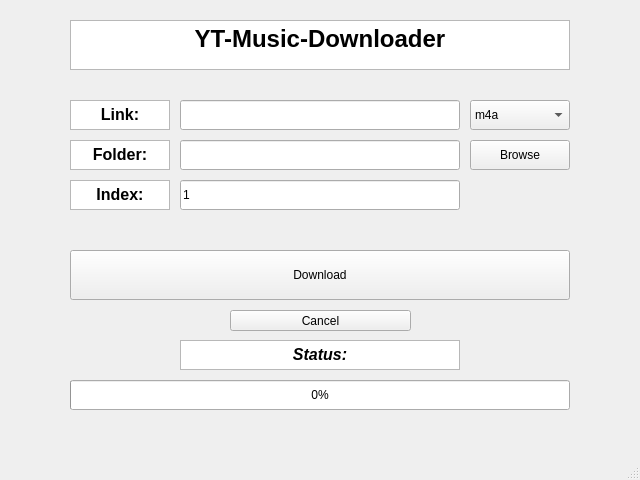
<?xml version="1.0" encoding="UTF-8"?>
<ui version="4.0">
 <class>MainWindow</class>
 <widget class="QMainWindow" name="MainWindow">
  <property name="geometry">
   <rect>
    <x>0</x>
    <y>0</y>
    <width>640</width>
    <height>480</height>
   </rect>
  </property>
  <property name="windowTitle">
   <string>MainWindow</string>
  </property>
  <widget class="QWidget" name="centralwidget">
   <widget class="QComboBox" name="file_type">
    <property name="geometry">
     <rect>
      <x>470</x>
      <y>100</y>
      <width>100</width>
      <height>30</height>
     </rect>
    </property>
    <item>
     <property name="text">
      <string>m4a</string>
     </property>
    </item>
    <item>
     <property name="text">
      <string>mp3</string>
     </property>
    </item>
   </widget>
   <widget class="QLineEdit" name="youtube_link">
    <property name="geometry">
     <rect>
      <x>180</x>
      <y>100</y>
      <width>280</width>
      <height>30</height>
     </rect>
    </property>
   </widget>
   <widget class="QLineEdit" name="folder_path">
    <property name="geometry">
     <rect>
      <x>180</x>
      <y>140</y>
      <width>280</width>
      <height>30</height>
     </rect>
    </property>
    <property name="inputMask">
     <string/>
    </property>
    <property name="text">
     <string/>
    </property>
   </widget>
   <widget class="QPushButton" name="Browse">
    <property name="geometry">
     <rect>
      <x>470</x>
      <y>140</y>
      <width>100</width>
      <height>30</height>
     </rect>
    </property>
    <property name="text">
     <string>Browse</string>
    </property>
   </widget>
   <widget class="QPushButton" name="download_button">
    <property name="geometry">
     <rect>
      <x>70</x>
      <y>250</y>
      <width>500</width>
      <height>50</height>
     </rect>
    </property>
    <property name="text">
     <string>Download</string>
    </property>
   </widget>
   <widget class="QTextBrowser" name="Title">
    <property name="geometry">
     <rect>
      <x>70</x>
      <y>20</y>
      <width>500</width>
      <height>50</height>
     </rect>
    </property>
    <property name="html">
     <string>&lt;!DOCTYPE HTML PUBLIC &quot;-//W3C//DTD HTML 4.0//EN&quot; &quot;http://www.w3.org/TR/REC-html40/strict.dtd&quot;&gt;
&lt;html&gt;&lt;head&gt;&lt;meta name=&quot;qrichtext&quot; content=&quot;1&quot; /&gt;&lt;style type=&quot;text/css&quot;&gt;
p, li { white-space: pre-wrap; }
&lt;/style&gt;&lt;/head&gt;&lt;body style=&quot; font-family:'MS Shell Dlg 2'; font-size:8.25pt; font-weight:400; font-style:normal;&quot;&gt;
&lt;p align=&quot;center&quot; style=&quot; margin-top:0px; margin-bottom:0px; margin-left:0px; margin-right:0px; -qt-block-indent:0; text-indent:0px;&quot;&gt;&lt;span style=&quot; font-size:18pt; font-weight:600;&quot;&gt;YT-Music-Downloader&lt;/span&gt;&lt;/p&gt;&lt;/body&gt;&lt;/html&gt;</string>
    </property>
   </widget>
   <widget class="QProgressBar" name="progressBar">
    <property name="geometry">
     <rect>
      <x>70</x>
      <y>380</y>
      <width>500</width>
      <height>30</height>
     </rect>
    </property>
    <property name="value">
     <number>0</number>
    </property>
   </widget>
   <widget class="QTextBrowser" name="status_label">
    <property name="geometry">
     <rect>
      <x>180</x>
      <y>340</y>
      <width>280</width>
      <height>30</height>
     </rect>
    </property>
    <property name="html">
     <string>&lt;!DOCTYPE HTML PUBLIC &quot;-//W3C//DTD HTML 4.0//EN&quot; &quot;http://www.w3.org/TR/REC-html40/strict.dtd&quot;&gt;
&lt;html&gt;&lt;head&gt;&lt;meta name=&quot;qrichtext&quot; content=&quot;1&quot; /&gt;&lt;style type=&quot;text/css&quot;&gt;
p, li { white-space: pre-wrap; }
&lt;/style&gt;&lt;/head&gt;&lt;body style=&quot; font-family:'MS Shell Dlg 2'; font-size:8.25pt; font-weight:400; font-style:normal;&quot;&gt;
&lt;p align=&quot;center&quot; style=&quot; margin-top:0px; margin-bottom:0px; margin-left:0px; margin-right:0px; -qt-block-indent:0; text-indent:0px;&quot;&gt;&lt;span style=&quot; font-size:12pt; font-weight:600; font-style:italic;&quot;&gt;Status:&lt;/span&gt;&lt;/p&gt;&lt;/body&gt;&lt;/html&gt;</string>
    </property>
   </widget>
   <widget class="QTextBrowser" name="Title_folder">
    <property name="geometry">
     <rect>
      <x>70</x>
      <y>140</y>
      <width>100</width>
      <height>30</height>
     </rect>
    </property>
    <property name="html">
     <string>&lt;!DOCTYPE HTML PUBLIC &quot;-//W3C//DTD HTML 4.0//EN&quot; &quot;http://www.w3.org/TR/REC-html40/strict.dtd&quot;&gt;
&lt;html&gt;&lt;head&gt;&lt;meta name=&quot;qrichtext&quot; content=&quot;1&quot; /&gt;&lt;style type=&quot;text/css&quot;&gt;
p, li { white-space: pre-wrap; }
&lt;/style&gt;&lt;/head&gt;&lt;body style=&quot; font-family:'MS Shell Dlg 2'; font-size:8.25pt; font-weight:400; font-style:normal;&quot;&gt;
&lt;p align=&quot;center&quot; style=&quot; margin-top:0px; margin-bottom:0px; margin-left:0px; margin-right:0px; -qt-block-indent:0; text-indent:0px;&quot;&gt;&lt;span style=&quot; font-size:12pt; font-weight:600;&quot;&gt;Folder:&lt;/span&gt;&lt;/p&gt;&lt;/body&gt;&lt;/html&gt;</string>
    </property>
   </widget>
   <widget class="QTextBrowser" name="Title_link">
    <property name="geometry">
     <rect>
      <x>70</x>
      <y>100</y>
      <width>100</width>
      <height>30</height>
     </rect>
    </property>
    <property name="html">
     <string>&lt;!DOCTYPE HTML PUBLIC &quot;-//W3C//DTD HTML 4.0//EN&quot; &quot;http://www.w3.org/TR/REC-html40/strict.dtd&quot;&gt;
&lt;html&gt;&lt;head&gt;&lt;meta name=&quot;qrichtext&quot; content=&quot;1&quot; /&gt;&lt;style type=&quot;text/css&quot;&gt;
p, li { white-space: pre-wrap; }
&lt;/style&gt;&lt;/head&gt;&lt;body style=&quot; font-family:'MS Shell Dlg 2'; font-size:8.25pt; font-weight:400; font-style:normal;&quot;&gt;
&lt;p align=&quot;center&quot; style=&quot; margin-top:0px; margin-bottom:0px; margin-left:0px; margin-right:0px; -qt-block-indent:0; text-indent:0px;&quot;&gt;&lt;span style=&quot; font-size:12pt; font-weight:600;&quot;&gt;Link:&lt;/span&gt;&lt;/p&gt;&lt;/body&gt;&lt;/html&gt;</string>
    </property>
   </widget>
   <widget class="QPushButton" name="cancel_button">
    <property name="geometry">
     <rect>
      <x>230</x>
      <y>310</y>
      <width>181</width>
      <height>21</height>
     </rect>
    </property>
    <property name="text">
     <string>Cancel</string>
    </property>
   </widget>
   <widget class="QTextBrowser" name="Title_index">
    <property name="geometry">
     <rect>
      <x>70</x>
      <y>180</y>
      <width>100</width>
      <height>30</height>
     </rect>
    </property>
    <property name="html">
     <string>&lt;!DOCTYPE HTML PUBLIC &quot;-//W3C//DTD HTML 4.0//EN&quot; &quot;http://www.w3.org/TR/REC-html40/strict.dtd&quot;&gt;
&lt;html&gt;&lt;head&gt;&lt;meta name=&quot;qrichtext&quot; content=&quot;1&quot; /&gt;&lt;style type=&quot;text/css&quot;&gt;
p, li { white-space: pre-wrap; }
&lt;/style&gt;&lt;/head&gt;&lt;body style=&quot; font-family:'MS Shell Dlg 2'; font-size:8.25pt; font-weight:400; font-style:normal;&quot;&gt;
&lt;p align=&quot;center&quot; style=&quot; margin-top:0px; margin-bottom:0px; margin-left:0px; margin-right:0px; -qt-block-indent:0; text-indent:0px;&quot;&gt;&lt;span style=&quot; font-size:12pt; font-weight:600;&quot;&gt;Index:&lt;/span&gt;&lt;/p&gt;&lt;/body&gt;&lt;/html&gt;</string>
    </property>
   </widget>
   <widget class="QLineEdit" name="index_input">
    <property name="geometry">
     <rect>
      <x>180</x>
      <y>180</y>
      <width>280</width>
      <height>30</height>
     </rect>
    </property>
    <property name="inputMask">
     <string/>
    </property>
    <property name="text">
     <string>1</string>
    </property>
   </widget>
  </widget>
  <widget class="QMenuBar" name="menubar">
   <property name="geometry">
    <rect>
     <x>0</x>
     <y>0</y>
     <width>640</width>
     <height>21</height>
    </rect>
   </property>
  </widget>
  <widget class="QStatusBar" name="statusbar"/>
 </widget>
 <resources/>
 <connections/>
</ui>
